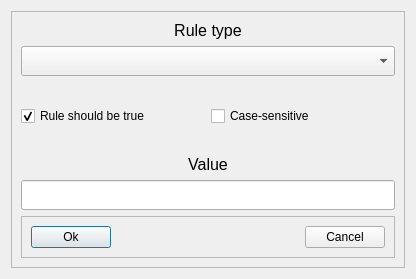
<?xml version="1.0" encoding="UTF-8"?>
<ui version="4.0">
 <class>RuleDialog</class>
 <widget class="QDialog" name="RuleDialog">
  <property name="geometry">
   <rect>
    <x>0</x>
    <y>0</y>
    <width>416</width>
    <height>279</height>
   </rect>
  </property>
  <property name="windowTitle">
   <string/>
  </property>
  <layout class="QGridLayout" name="gridLayout_2">
   <item row="0" column="0">
    <widget class="QFrame" name="frame">
     <property name="frameShape">
      <enum>QFrame::StyledPanel</enum>
     </property>
     <property name="frameShadow">
      <enum>QFrame::Raised</enum>
     </property>
     <layout class="QGridLayout" name="gridLayout_3">
      <item row="0" column="0" colspan="2">
       <widget class="QLabel" name="label">
        <property name="font">
         <font>
          <pointsize>12</pointsize>
         </font>
        </property>
        <property name="text">
         <string>Rule type</string>
        </property>
        <property name="alignment">
         <set>Qt::AlignCenter</set>
        </property>
       </widget>
      </item>
      <item row="1" column="0" colspan="2">
       <widget class="QComboBox" name="ruleComboBox">
        <property name="sizePolicy">
         <sizepolicy hsizetype="Preferred" vsizetype="Preferred">
          <horstretch>0</horstretch>
          <verstretch>0</verstretch>
         </sizepolicy>
        </property>
        <property name="minimumSize">
         <size>
          <width>0</width>
          <height>30</height>
         </size>
        </property>
        <property name="maximumSize">
         <size>
          <width>16777215</width>
          <height>40</height>
         </size>
        </property>
       </widget>
      </item>
      <item row="2" column="0" colspan="2">
       <spacer name="verticalSpacer">
        <property name="orientation">
         <enum>Qt::Vertical</enum>
        </property>
        <property name="sizeType">
         <enum>QSizePolicy::Expanding</enum>
        </property>
        <property name="sizeHint" stdset="0">
         <size>
          <width>10</width>
          <height>5</height>
         </size>
        </property>
       </spacer>
      </item>
      <item row="3" column="0">
       <widget class="QCheckBox" name="ShouldBeTrue">
        <property name="toolTip">
         <string>If checked, the Rule should be true for a file to be included. If not checked, the Rule should be false</string>
        </property>
        <property name="statusTip">
         <string/>
        </property>
        <property name="whatsThis">
         <string/>
        </property>
        <property name="text">
         <string>Rule should be true</string>
        </property>
        <property name="checked">
         <bool>true</bool>
        </property>
       </widget>
      </item>
      <item row="3" column="1">
       <widget class="QCheckBox" name="CaseSensitive">
        <property name="text">
         <string>Case-sensitive</string>
        </property>
       </widget>
      </item>
      <item row="4" column="0" colspan="2">
       <spacer name="verticalSpacer_2">
        <property name="orientation">
         <enum>Qt::Vertical</enum>
        </property>
        <property name="sizeType">
         <enum>QSizePolicy::Expanding</enum>
        </property>
        <property name="sizeHint" stdset="0">
         <size>
          <width>10</width>
          <height>5</height>
         </size>
        </property>
       </spacer>
      </item>
      <item row="5" column="0" colspan="2">
       <widget class="QLabel" name="valueLabel">
        <property name="font">
         <font>
          <pointsize>12</pointsize>
         </font>
        </property>
        <property name="text">
         <string>Value</string>
        </property>
        <property name="alignment">
         <set>Qt::AlignCenter</set>
        </property>
       </widget>
      </item>
      <item row="6" column="0" colspan="2">
       <widget class="QLineEdit" name="value">
        <property name="sizePolicy">
         <sizepolicy hsizetype="Expanding" vsizetype="Preferred">
          <horstretch>0</horstretch>
          <verstretch>0</verstretch>
         </sizepolicy>
        </property>
        <property name="minimumSize">
         <size>
          <width>0</width>
          <height>30</height>
         </size>
        </property>
        <property name="maximumSize">
         <size>
          <width>16777215</width>
          <height>50</height>
         </size>
        </property>
       </widget>
      </item>
      <item row="7" column="0" colspan="2">
       <widget class="QFrame" name="frame_2">
        <property name="frameShape">
         <enum>QFrame::StyledPanel</enum>
        </property>
        <property name="frameShadow">
         <enum>QFrame::Raised</enum>
        </property>
        <layout class="QGridLayout" name="gridLayout">
         <item row="0" column="0">
          <widget class="QPushButton" name="okButton">
           <property name="text">
            <string>Ok</string>
           </property>
          </widget>
         </item>
         <item row="0" column="1">
          <spacer name="horizontalSpacer">
           <property name="orientation">
            <enum>Qt::Horizontal</enum>
           </property>
           <property name="sizeHint" stdset="0">
            <size>
             <width>224</width>
             <height>20</height>
            </size>
           </property>
          </spacer>
         </item>
         <item row="0" column="2">
          <widget class="QPushButton" name="cancelButton">
           <property name="text">
            <string>Cancel</string>
           </property>
          </widget>
         </item>
        </layout>
       </widget>
      </item>
     </layout>
    </widget>
   </item>
  </layout>
 </widget>
 <resources/>
 <connections/>
</ui>
